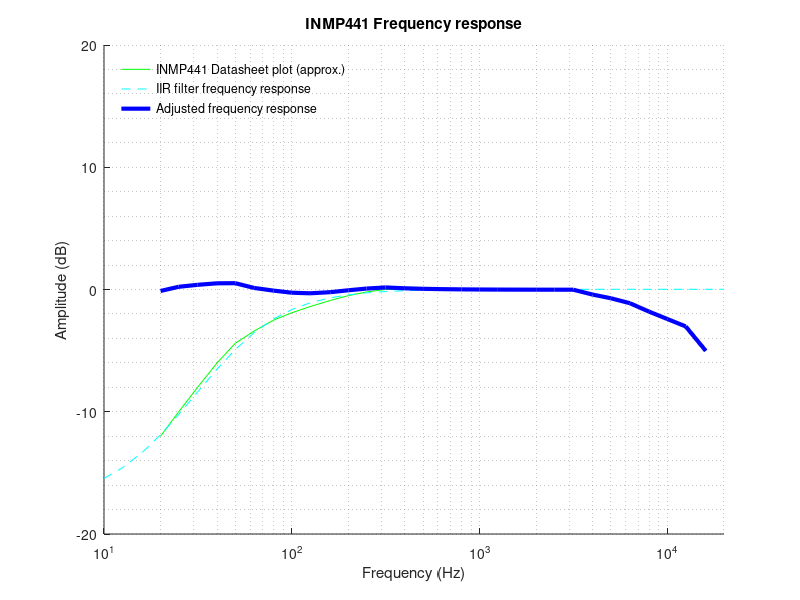

Write the MATLAB code that produced this figure.
%
% INMP441 Equalizer filter design
%
% (c)2019 Ivan Kostoski
%

clear;
% Sampling frequency
Fs = 48000;

% IEC specified frequencies
iec_w = [10, 12.5, 16, 20, 25, 31.5, 40, 50, 63, 80, ...
         100, 125, 160, 200, 250, 315, 400, 500, 630, 800, ...
         1000, 1250, 1600, 2000, 2500, 3150, 4000, 5000, 6300, 8000, ...
         10000, 12500, 16000, 20000];

% Values visually estimated from INMP441 datasheet 'Typical Frequency Response' plot
        %  10, 12.5,   16,   20,   25, 31.5,   40,   50,   63,   80, ...
ds_dB = [ -inf, -inf, -inf, -12,  -10,   -8,   -6, -4.4, -3.4, -2.5, ...
         -1.9, -1.4, -0.9, -0.5, -0.2,    0,    0,    0,    0,    0, ...
            0,   0,     0,    0,    0,    0,  -0.4, -0.7, -1.1, -1.8, ...
         -2.4, -3.0, -5.0, -inf];

% These value are selected and adjusted for better curve fit
ds_l_w  = [  20,   50,  100, 1000];
ds_l_dB = [ -13, -4.1, -1.8,    0];

% Low frequency filter design
% Convert Hz in rad/s and normalize for Fs
ds_l_wn = ds_l_w.*((2*pi)/Fs);
% Convert plot decibels to magnitude
ds_l_mag = arrayfun(@db2mag, ds_l_dB);
% Estimate coefficients
[ds_l_B, ds_l_A] = invfreqz(ds_l_mag, ds_l_wn, 2, 2);
% Stabilize and normalize the filter
ds_A = polystab(ds_l_A) * norm(ds_l_A) / norm(polystab(ds_l_A));
ds_B = polystab(ds_l_B) * norm(ds_l_B) / norm(polystab(ds_l_B));
ds_H = freqz(ds_B, ds_A, iec_w, Fs);

% Equalizer filter, i.e. inverse from estimated transfer filter
% Swap A and B coefficients, and normalize to ds_B(1)
eq_B = ds_A./ds_B(1)                                         
eq_A = ds_B./ds_B(1)
eq_H = freqz(eq_B, eq_A, iec_w, Fs);

clf;
figure(1, 'position', [0,0,800,500]);
title("INMP441 Frequency response");
grid minor;
xlabel('Frequency (Hz)');
xlim([10, 20000]);
ylabel('Amplitude (dB)');
ylim([-20, 20]);
hold on;
semilogx(iec_w, ds_dB, 'g;INMP441 Datasheet plot (approx.);');
semilogx(iec_w, 20*log10(abs(ds_H)), '--c;IIR filter frequency response;');
semilogx(iec_w, (ds_dB + 20*log10(abs(eq_H))), 'b;Adjusted frequency response;', 'linewidth', 3);
legend ('boxoff');
legend ('location', 'northwest');
hold off;
